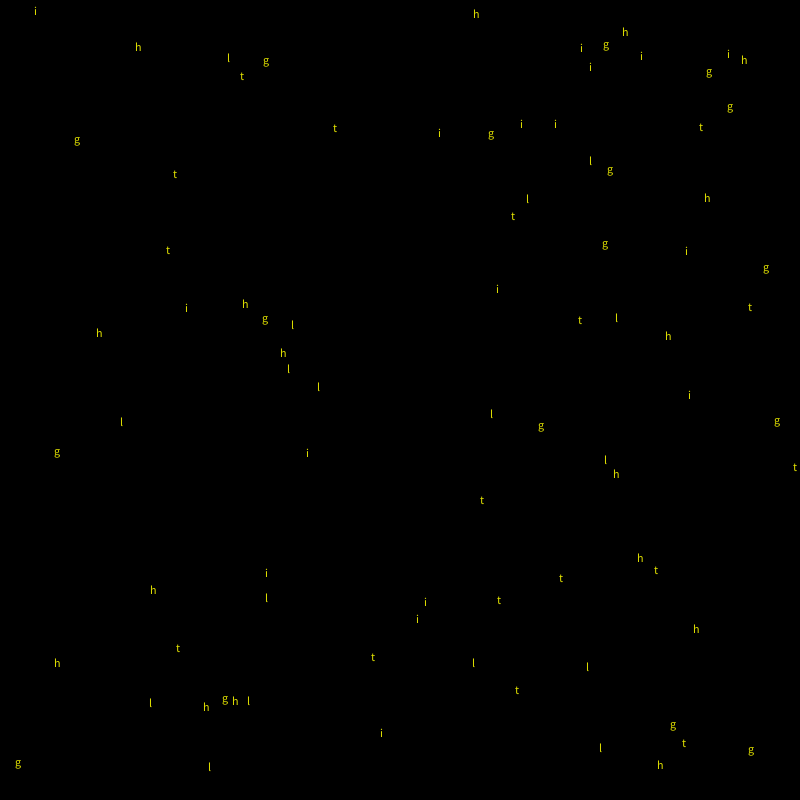
Frame 1 (no input)
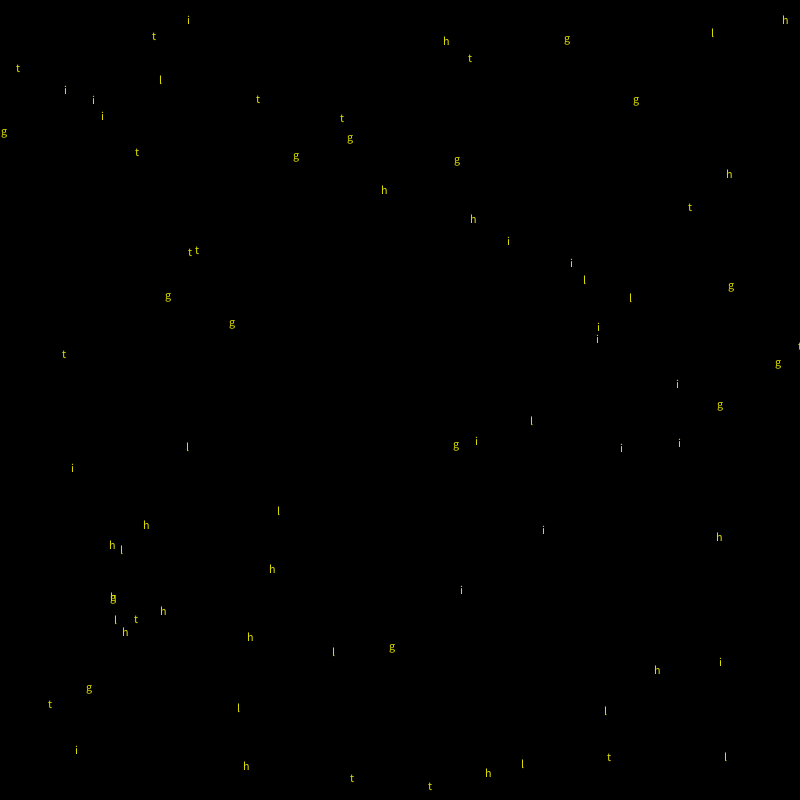
Frame 60 (the mouse pressed at the canvas centre just before this capture)
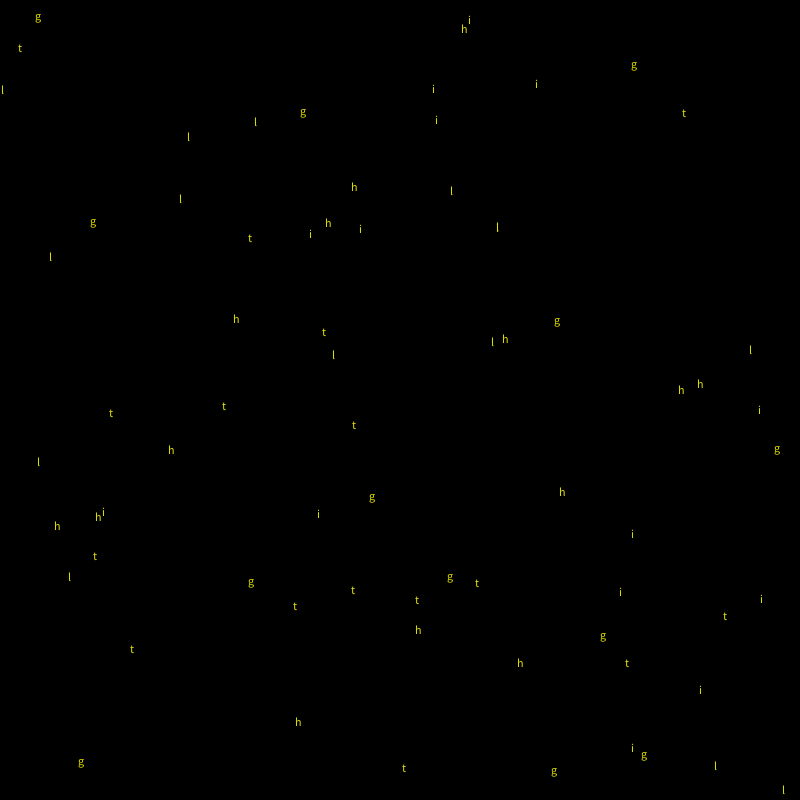
Frame 120 (the mouse held since frame 60 and released just before this capture)

The Processing sketch that drew these frames (run headless with seeded random() and noise(); from frame 60 on, the mouse is pressed at the canvas centre):

// Processing sketch: processing_103912
// ── processing_103912.pde

// July 2013, Haley Cope
// Light and black holes


//Globals
float[] lightXPos;
float[] lightYPos;
float[] lightXVel;
float[] lightYVel;
float[] orbitingPos;
float[] orbitingVel;
color[] colorValue;
float GRAVITY_FORCE = 2000;
final String[] LIGHT = {"l", "i", "g", "h", "t", "l", "i", "g", "h", "t", "l", "i", "g", "h", "t",  "l", "i", "g", "h", "t", "l", "i", "g", "h", "t",
"l", "i", "g", "h", "t", "l", "i", "g", "h", "t", "l", "i", "g", "h", "t", "l", "i", "g", "h", "t", "l", "i", "g", "h", "t", "l", "i", "g", "h", "t",
"l", "i", "g", "h", "t", "l", "i", "g", "h", "t", "l", "i", "g", "h", "t", "l", "i", "g", "h", "t", "l", "i", "g", "h", "t", "l", "i", "g", "h", "t"};
final int LENGTHLIGHT = LIGHT.length;
final int WIDTH = 800;
final int BOX_WIDTH = 30;

void setup(){
  size(800, 800);
  background(25, 25, 25);
  fill(0, 0, 0);
  ellipse(WIDTH / 2, WIDTH / 2, 100, 100);
  lightXPos = new float[LENGTHLIGHT];
  lightYPos = new float[LENGTHLIGHT];
  lightXVel = new float[LENGTHLIGHT];
  lightYVel = new float[LENGTHLIGHT];
  colorValue = new color[LENGTHLIGHT];
  for (int i = 0; i < LENGTHLIGHT; i++){
    lightXPos[i] = random(0, WIDTH);
    lightYPos[i] = random(0, WIDTH);
    lightXVel[i] = random(-10, 10);
    lightYVel[i] = random(-10, 10);
    colorValue[i] = color(225, 225, 0);
  }
}


void draw(){
  background(0, 0, 0);
  textSize(12);
  fill(255);
 // text("Super Massive Black Hole", WIDTH / 2 - 40, WIDTH / 2 - 15, 100, 100);
  update_light();
  for (int i = 0; i < LENGTHLIGHT; i++){
    fill(colorValue[i]);
    text(LIGHT[i], lightXPos[i], lightYPos[i]);
  }
}

void update_light(){
  for(int i = 0; i < LENGTHLIGHT; i++){
    lightXPos[i] += lightXVel[i];
    if (lightXPos[i] > WIDTH){
      lightXPos[i] = 0;}
    if (lightXPos[i] < 0){
      lightXPos[i] = WIDTH;}
    lightYPos[i] += lightYVel[i];
    if (lightYPos[i] > WIDTH){
      lightYPos[i] = 0;}
    if (lightYPos[i] < 0){
      lightYPos[i] = WIDTH;}}
  for(int i = 0; i < LENGTHLIGHT; i++){
    float gravitationalForce = GRAVITY_FORCE / pow(dist(lightXPos[i], lightYPos[i], WIDTH/2, WIDTH/2), 3);
    lightXVel[i] -= gravitationalForce * (lightXPos[i] - WIDTH/2);
    lightYVel[i] -= gravitationalForce * (lightYPos[i] - WIDTH/2);}
  for (int i = 0; i < LENGTHLIGHT; i++){
    if(lightXPos[i] < (WIDTH / 2 + BOX_WIDTH) && lightXPos[i] > (WIDTH / 2 - BOX_WIDTH)){
      if(lightYPos[i] < (WIDTH / 2 + BOX_WIDTH) && lightYPos[i] > (WIDTH / 2 - BOX_WIDTH)){
        colorValue[i] = color(0, 0, 0);
        GRAVITY_FORCE += 5;
     }}}}
